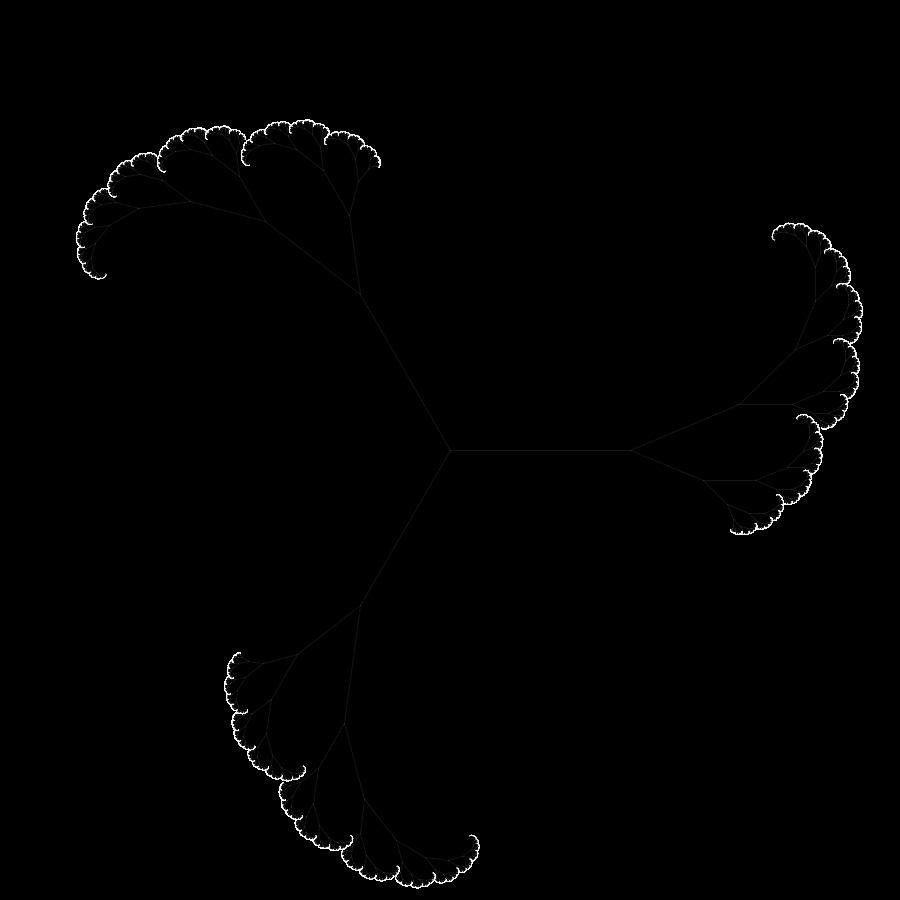
Frame 1 (no input)
Frame 60 (the mouse pressed at the canvas centre just before this capture): identical to frame 1, image omitted
Frame 120 (the mouse held since frame 60 and released just before this capture): identical to frame 1, image omitted

The Processing sketch that drew this single still picture (run headless with seeded random() and noise(); from frame 60 on, the mouse is pressed at the canvas centre):

// Processing sketch: fractal_06
// ── fractal_06.pde
// java version of the fractal root whorl
Whorl mainwhorl;

// the binary root that grows
class Root{
  float x,y,r,br,lim,a,ba;
  Root ltroot,rtroot;
  
  Root(float x,float y,float r,float br,float a,float ba){
    this.x=x;
    this.y=y;
    this.r=r;
    this.br=br;
    this.a=a;
    this.ba=ba;
    this.ltroot=null;
    this.rtroot=null;
  }
  
  void grow(int c){
    if(c<=0){
      return;
    }
    float x1=this.x+this.r*cos(this.a);
    float y1=this.y-this.r*sin(this.a);
    line(this.x,this.y,x1,y1);
    this.ltroot=new Root(x1,y1,1.20*this.br*this.r,this.br,this.a+this.ba,this.ba);
    this.rtroot=new Root(x1,y1,0.80*this.br*this.r,this.br,this.a-this.ba,this.ba);
    this.ltroot.grow(c-1);
    this.rtroot.grow(c-1);
  }
}

class Whorl{
  ArrayList<Root> roots;
  
  Whorl(float x,float y,float n,float di,float fr,float fa){
    this.roots=new ArrayList<Root>();
    float angle=2*PI/n;
    for(int i=0;i<n;i++){
      this.roots.add(new Root(x,y,di,fr,i*angle,fa));
    }
  }
  
  void proliferate(){
    for(Root root:roots){
      root.grow(18);
    }
  }
}

void setup(){
  size(900,900);
  background(0);
  stroke(255,255,255,20);
  noFill();
  smooth();
  mainwhorl=new Whorl(width/2,height/2,3,180,0.55,PI/8); // v0.8
  mainwhorl.proliferate();
}

void draw(){}

String rndstr(int n){
  StringBuffer sb=new StringBuffer();
  for(int i=0;i<n;i++){
    char rc=(char)int(random(65,90.1));
    sb.append(rc);
  }
  return sb.toString();
}

void keyPressed(){
  if(key=='q'){
    println("bye!");
    exit();
  }else if(key=='s'){
    String fn="img/fractalroot_"+rndstr(8)+".png";
    println("saving to file: "+fn);
    save(fn);
  }
}
